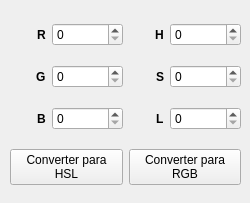
<?xml version="1.0" encoding="UTF-8"?>
<ui version="4.0">
 <class>conv_hsl_class</class>
 <widget class="QWidget" name="conv_hsl_class">
  <property name="windowModality">
   <enum>Qt::ApplicationModal</enum>
  </property>
  <property name="geometry">
   <rect>
    <x>0</x>
    <y>0</y>
    <width>250</width>
    <height>203</height>
   </rect>
  </property>
  <property name="windowTitle">
   <string>Conversão RGB/HSL</string>
  </property>
  <widget class="QWidget" name="gridLayoutWidget">
   <property name="geometry">
    <rect>
     <x>10</x>
     <y>10</y>
     <width>231</width>
     <height>191</height>
    </rect>
   </property>
   <layout class="QGridLayout" name="gridLayout" columnstretch="10,20,10,20">
    <property name="sizeConstraint">
     <enum>QLayout::SetDefaultConstraint</enum>
    </property>
    <item row="2" column="0" alignment="Qt::AlignRight">
     <widget class="QLabel" name="label_3">
      <property name="sizePolicy">
       <sizepolicy hsizetype="Minimum" vsizetype="Minimum">
        <horstretch>0</horstretch>
        <verstretch>0</verstretch>
       </sizepolicy>
      </property>
      <property name="font">
       <font>
        <weight>75</weight>
        <bold>true</bold>
       </font>
      </property>
      <property name="text">
       <string>B</string>
      </property>
     </widget>
    </item>
    <item row="1" column="3">
     <widget class="QSpinBox" name="spinS">
      <property name="maximum">
       <number>240</number>
      </property>
     </widget>
    </item>
    <item row="0" column="1">
     <widget class="QSpinBox" name="spinR">
      <property name="maximum">
       <number>255</number>
      </property>
     </widget>
    </item>
    <item row="1" column="0" alignment="Qt::AlignRight">
     <widget class="QLabel" name="label_2">
      <property name="sizePolicy">
       <sizepolicy hsizetype="Minimum" vsizetype="Minimum">
        <horstretch>0</horstretch>
        <verstretch>0</verstretch>
       </sizepolicy>
      </property>
      <property name="font">
       <font>
        <weight>75</weight>
        <bold>true</bold>
       </font>
      </property>
      <property name="text">
       <string>G</string>
      </property>
     </widget>
    </item>
    <item row="2" column="3">
     <widget class="QSpinBox" name="spinL">
      <property name="maximum">
       <number>240</number>
      </property>
     </widget>
    </item>
    <item row="1" column="1">
     <widget class="QSpinBox" name="spinG">
      <property name="maximum">
       <number>255</number>
      </property>
     </widget>
    </item>
    <item row="1" column="2" alignment="Qt::AlignRight">
     <widget class="QLabel" name="label_5">
      <property name="font">
       <font>
        <weight>75</weight>
        <bold>true</bold>
       </font>
      </property>
      <property name="text">
       <string>S</string>
      </property>
     </widget>
    </item>
    <item row="2" column="1">
     <widget class="QSpinBox" name="spinB">
      <property name="maximum">
       <number>255</number>
      </property>
     </widget>
    </item>
    <item row="0" column="0" alignment="Qt::AlignRight">
     <widget class="QLabel" name="label">
      <property name="sizePolicy">
       <sizepolicy hsizetype="Minimum" vsizetype="Minimum">
        <horstretch>0</horstretch>
        <verstretch>0</verstretch>
       </sizepolicy>
      </property>
      <property name="font">
       <font>
        <weight>75</weight>
        <bold>true</bold>
       </font>
      </property>
      <property name="layoutDirection">
       <enum>Qt::LeftToRight</enum>
      </property>
      <property name="text">
       <string>R</string>
      </property>
      <property name="scaledContents">
       <bool>false</bool>
      </property>
      <property name="wordWrap">
       <bool>false</bool>
      </property>
     </widget>
    </item>
    <item row="2" column="2" alignment="Qt::AlignRight">
     <widget class="QLabel" name="label_6">
      <property name="font">
       <font>
        <weight>75</weight>
        <bold>true</bold>
       </font>
      </property>
      <property name="text">
       <string>L</string>
      </property>
     </widget>
    </item>
    <item row="0" column="2" alignment="Qt::AlignRight">
     <widget class="QLabel" name="label_4">
      <property name="font">
       <font>
        <weight>75</weight>
        <bold>true</bold>
       </font>
      </property>
      <property name="text">
       <string>H</string>
      </property>
     </widget>
    </item>
    <item row="0" column="3">
     <widget class="QSpinBox" name="spinH">
      <property name="maximum">
       <number>239</number>
      </property>
     </widget>
    </item>
    <item row="3" column="0" colspan="2">
     <widget class="QPushButton" name="buttonToHSL">
      <property name="sizePolicy">
       <sizepolicy hsizetype="Minimum" vsizetype="Fixed">
        <horstretch>0</horstretch>
        <verstretch>0</verstretch>
       </sizepolicy>
      </property>
      <property name="text">
       <string>Converter para
HSL</string>
      </property>
     </widget>
    </item>
    <item row="3" column="2" colspan="2">
     <widget class="QPushButton" name="buttonToRGB">
      <property name="text">
       <string>Converter para
RGB</string>
      </property>
     </widget>
    </item>
   </layout>
  </widget>
 </widget>
 <resources/>
 <connections/>
</ui>
